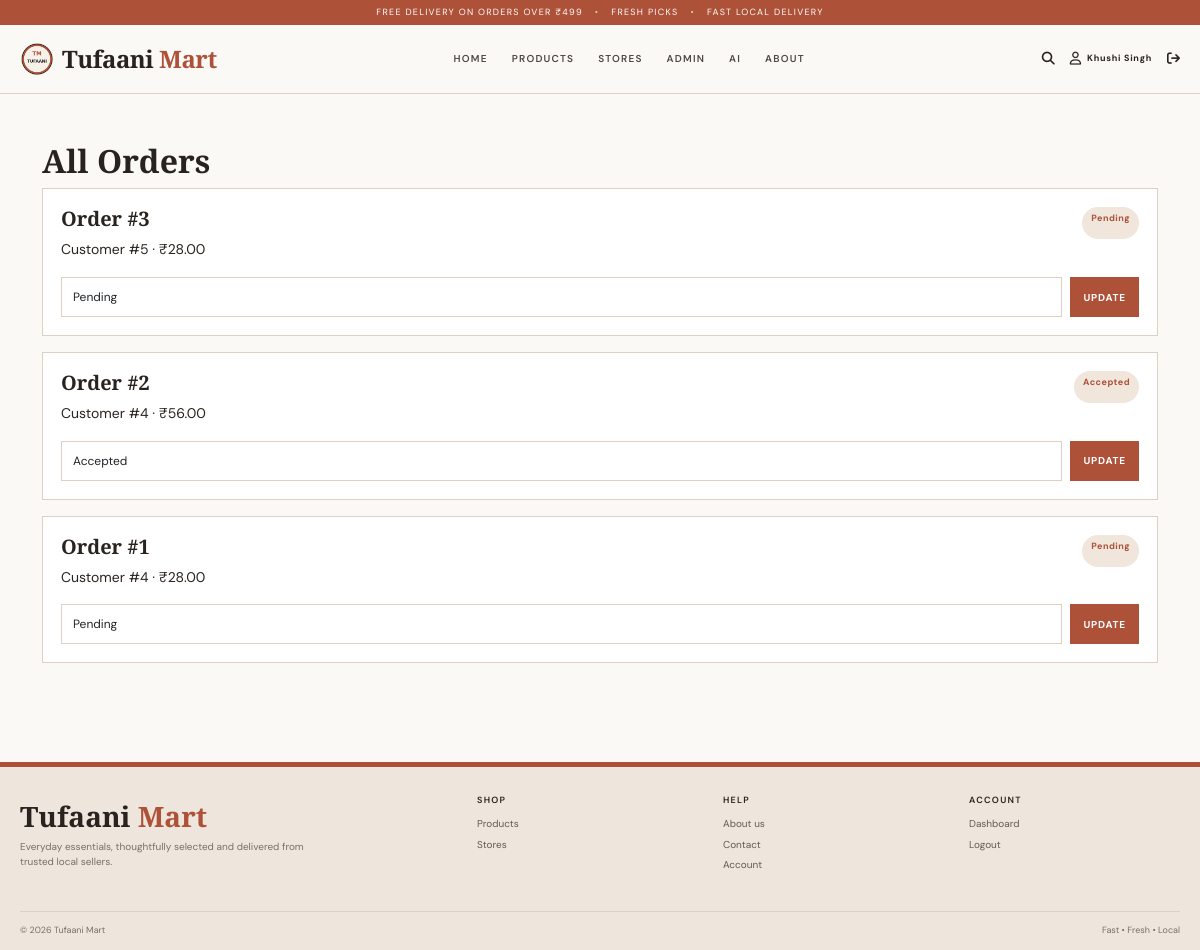
Page /admin/orders (signed in) on the committed database.
### models/user.py (models this page shows, shortened)
class User(db.Model):
    __tablename__ = "user"
    id = db.Column(db.Integer, primary_key=True)
    full_name = db.Column(db.String(150), nullable=False)
    email = db.Column(db.String(150), unique=True, nullable=False)
    phone = db.Column(db.String(20))
    password = db.Column(db.String(255), nullable=False)
    role = db.Column(db.String(20), nullable=False, default="customer")
    store_name = db.Column(db.String(150))
    is_permanent_admin = db.Column(db.Boolean, default=False)
    is_approved = db.Column(db.Boolean, default=True)
    approval_status = db.Column(db.String(20), default="Approved")
    created_at = db.Column(db.DateTime, server_default=db.func.now())

### models/order.py (models this page shows)
class Order(db.Model):
    __tablename__ = "orders"
    id = db.Column(db.Integer, primary_key=True)
    user_id = db.Column(db.Integer, nullable=False)
    total_amount = db.Column(db.Float, nullable=False, default=0)
    status = db.Column(db.String(50), nullable=False, default="Pending")
    payment_method = db.Column(db.String(50), nullable=False, default="Cash on Delivery")
    delivery_address = db.Column(db.Text)
    phone = db.Column(db.String(20))
    ordered_at = db.Column(db.DateTime, server_default=db.func.now())
    items = db.relationship("OrderItem", backref="order", lazy=True,
                            cascade="all, delete-orphan")

### app.py (the view)
@app.route("/admin/orders")
@admin_required
def admin_orders():
    orders = Order.query.order_by(Order.ordered_at.desc()).all()
    return render_template("admin_orders.html", orders=orders)

### app.py (called while the page is built)
def role_required(role):
    def decorator(fn=None):
        def wrap(view):
            @wraps(view)
            def wrapper(*args, **kwargs):
                if "user_id" not in session:
                    flash("Please login first.", "warning")
                    return redirect(url_for("login"))
                if session.get("role") != role:
                    flash("You do not have permission to access this page.", "error")
                    return redirect(url_for("dashboard"))
                return view(*args, **kwargs)
            return wrapper
        if fn is None:
            return wrap
        return wrap(fn)
    return decorator

@app.context_processor
def inject_globals():
    return {"current_user": User.query.get(session["user_id"]) if session.get("user_id") else None}

### templates/admin_orders.html
{% extends "base.html" %}{% block content %}<section class="container py-5"><h2>All Orders</h2>{% for o in orders %}<div class="summary mb-3"><div class="d-flex justify-content-between"><h5>Order #{{ o.id }}</h5><span class="status">{{ o.status }}</span></div><p>Customer #{{ o.user_id }} · ₹{{ '%.2f'|format(o.total_amount) }}</p><form method="post" action="{{ url_for('admin_order_status', order_id=o.id) }}" class="d-flex gap-2"><select name="status" class="form-select">{% for s in ['Pending','Accepted','Preparing','Out for Delivery','Delivered','Cancelled'] %}<option {% if o.status==s %}selected{% endif %}>{{ s }}</option>{% endfor %}</select><button class="btn btn-primary">Update</button></form></div>{% endfor %}</section>{% endblock %}

### templates/base.html (shortened to what this page needs)
<!doctype html>
<html lang="en">
<head>
<link href="https://cdn.jsdelivr.net/npm/bootstrap@5.3.3/dist/css/bootstrap.min.css" rel="stylesheet">
<link href="https://cdnjs.cloudflare.com/ajax/libs/font-awesome/6.7.2/css/all.min.css" rel="stylesheet">
<link rel="stylesheet" href="{{ url_for('static', filename='css/style.css') }}">
</head>
<body>
<div class="announcement">FREE DELIVERY ON ORDERS OVER ₹499 <span>•</span> FRESH PICKS <span>•</span> FAST LOCAL DELIVERY</div>
<header class="site-header">
  <div class="container-wide nav-shell">
    <a class="brand" href="{{ url_for('home') }}">
      {% if url_for('static', filename='images/logo.png') %}<img src="{{ url_for('static', filename='images/logo.png') }}" alt="Tufaani Mart">{% endif %}
      <span>Tufaani <em>Mart</em></span>
    </a>
    <nav id="mainNav" class="collapse nav-links">
      <a href="{{ url_for('home') }}">HOME</a>
      <a href="{{ url_for('products') }}">PRODUCTS</a>
      <a href="{{ url_for('stores') }}">STORES</a>
      {% if session.get('role') == 'customer' %}
        <a href="{{ url_for('ai_picks') }}">AI PICKS</a>
        <a href="{{ url_for('orders') }}">ORDERS</a>
      {% elif session.get('role') == 'seller' %}
        <a href="{{ url_for('seller_products') }}">MY PRODUCTS</a>
        <a href="{{ url_for('seller_orders') }}">MANAGE ORDERS</a>
      {% elif session.get('role') == 'admin' %}
        <a href="{{ url_for('admin_dashboard') }}">ADMIN</a>
      {% endif %}
      <a href="{{ url_for('ai') }}">AI</a><a href="{{ url_for('about') }}">ABOUT</a>
    </nav>
    <div class="nav-actions">
      <a href="{{ url_for('products') }}" aria-label="Search"><i class="fa-solid fa-magnifying-glass"></i></a>
      {% if session.get('user_id') %}<a href="{{ url_for('profile') }}" class="account-link"><i class="fa-regular fa-user"></i><span>{{ session.get('name') }}</span></a><a href="{{ url_for('logout') }}" aria-label="Logout"><i class="fa-solid fa-arrow-right-from-bracket"></i></a>{% else %}<a href="{{ url_for('login') }}" class="account-link"><i class="fa-regular fa-user"></i><span>LOGIN</span></a>{% endif %}
    </div>
  </div>
</header>
<main>
{% block content %}{% endblock %}
</main>
<footer class="site-footer">
  <div class="container-wide footer-grid">
    <div><div class="footer-brand">Tufaani <em>Mart</em></div><p>Everyday essentials, thoughtfully selected and delivered from trusted local sellers.</p></div>
    <div><h6>SHOP</h6><a href="{{ url_for('products') }}">Products</a><a href="{{ url_for('stores') }}">Stores</a>{% if session.get('role')=='customer' %}<a href="{{ url_for('ai_picks') }}">AI Picks</a>{% endif %}</div>
    <div><h6>HELP</h6><a href="{{ url_for('about') }}">About us</a><a href="{{ url_for('contact') }}">Contact</a><a href="{{ url_for('profile') if session.get('user_id') else url_for('login') }}">Account</a></div>
    <div><h6>ACCOUNT</h6>{% if session.get('user_id') %}<a href="{{ url_for('dashboard') }}">Dashboard</a><a href="{{ url_for('logout') }}">Logout</a>{% else %}<a href="{{ url_for('login') }}">Login</a><a href="{{ url_for('register') }}">Create account</a>{% endif %}</div>
  </div>
  <div class="container-wide footer-bottom"><span>© 2026 Tufaani Mart</span><span>Fast • Fresh • Local</span></div>
</footer>
</body>
</html>

### static/css/style.css (style rules this page uses)
:root { --rust:#ad5138;--rust-dark:#873d2b;--cream:#f6f1e9;--paper:#fbf9f5;--sand:#e8ddd0;--ink:#29231f;--muted:#786f67;--line:#ddd1c5;--white:#fff;--green:#3f6b54 }
* { box-sizing:border-box }
html { scroll-behavior:smooth }
body { margin:0;background:var(--paper);color:var(--ink);font-family:"DM Sans",sans-serif;font-size:14px;line-height:1.55 }
.container-wide { width:min(1180px,calc(100% - 40px));margin:auto }
h1,h2,h3,h4,h5,h6,.brand,.footer-brand { font-family:"Playfair Display",serif;font-weight:600 }
a { color:inherit;text-decoration:none }
.announcement { height:25px;background:var(--rust);color:#fff;text-align:center;font-size:9px;letter-spacing:.14em;display:flex;align-items:center;justify-content:center;gap:12px }
.announcement span { opacity:.65 }
.site-header { background:rgba(251,249,245,.97);border-bottom:1px solid var(--line);position:sticky;top:0;z-index:50 }
.nav-shell { min-height:68px;display:flex;align-items:center;gap:28px }
.brand { display:flex;align-items:center;gap:8px;font-size:24px;white-space:nowrap;letter-spacing:-.02em }
.brand img { width:34px;height:34px;object-fit:contain }
.brand em,.footer-brand em { font-style:normal;color:var(--rust) }
.nav-links { display:flex!important;align-items:center;justify-content:center;gap:24px;flex:1 }
.nav-links a { font-size:10px;letter-spacing:.12em;font-weight:600;color:#4f4843 }
.nav-actions { display:flex;align-items:center;gap:15px }
.nav-actions a { font-size:13px }
.account-link { display:flex;gap:6px;align-items:center }
.account-link span { font-size:9px;letter-spacing:.08em;font-weight:700 }
.input-theme,.form-control,.form-select { border:1px solid var(--line)!important;border-radius:0!important;background:#fff!important;font-size:12px!important;padding:10px 11px!important;box-shadow:none!important }
.status { display:inline-block;padding:5px 9px;border-radius:999px;background:#f0e6dc;color:var(--rust);font-size:9px;letter-spacing:.05em;font-weight:700 }
.site-footer { margin-top:35px;background:#eee6dc;border-top:5px solid var(--rust);padding-top:28px }
.footer-grid { display:grid;grid-template-columns:2fr 1fr 1fr 1fr;gap:35px;padding-bottom:25px }
.footer-brand { font-size:28px }
.footer-grid p { font-size:10px;color:var(--muted);max-width:300px }
.footer-grid h6 { font-family:"DM Sans",sans-serif;font-size:9px;letter-spacing:.14em;margin-bottom:10px }
.footer-grid a { display:block;font-size:10px;color:#645b54;margin:5px 0 }
.footer-bottom { border-top:1px solid var(--line);padding:12px 0;display:flex;justify-content:space-between;font-size:9px;color:var(--muted) }
.btn-primary { background:var(--rust)!important;border-color:var(--rust)!important;border-radius:0!important;font-size:10px;text-transform:uppercase;letter-spacing:.08em;font-weight:700 }
.summary { background:#fff;border:1px solid var(--line);padding:18px }

### rows in the picture
User: get "Khushi Singh"
Order: id "3", status "Pending", user_id "5", total_amount "28.00"
Order: id "2", status "Accepted", user_id "4", total_amount "56.00"
Order: id "1", status "Pending", user_id "4", total_amount "28.00"
